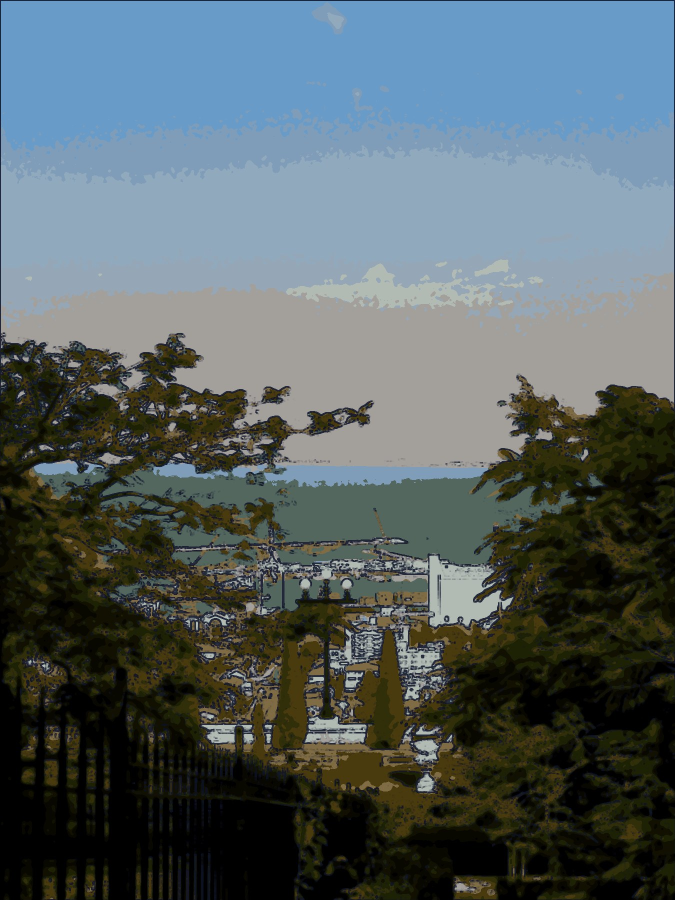
#> input picture video-production/power-of-the-vote/assets/img/haifa_view_illus.jpg, 1350 x 1800 px, given as the content of the folder ../../assets/img/haifa_view_illus.jpg, which was not available (shown at 1/2 size)
$ python prep_photos.py ../../assets/img/haifa_view_illus.jpg ../../assets/img/jerusalem_sunrise.jpg
#> lines starting #> are read from the running program, lines starting #| are printed output that depends on the picture; pictures that were not available may be replaced by others from this repository, and a replacement may not be noted
# Build web-ready photo variants: main (max 3200px), blur (bokeh), illus (stylized flat-illustration look).
import sys, os, json, glob
import numpy as np
from PIL import Image, ImageFilter, ImageOps, ImageEnhance
src, dst = sys.argv[1], sys.argv[2]
os.makedirs(dst, exist_ok=True)
out = {}
for f in sorted(glob.glob(os.path.join(src, '*.jpg'))):
    k = os.path.splitext(os.path.basename(f))[0]
    im = ImageOps.exif_transpose(Image.open(f)).convert('RGB')
#> im is the input picture: PIL image 1350x1800 RGB; mean R, G, B 85.2, 97, 99.4
    im.thumbnail((3200, 3200), Image.LANCZOS)
    im.save(os.path.join(dst, k + '.jpg'), quality=90)
    # bokeh/blur variant
    b = im.copy(); b.thumbnail((540, 540), Image.LANCZOS); b = b.filter(ImageFilter.GaussianBlur(9))
#> after `b = b.filter(ImageFilter.GaussianBlur(9))`:
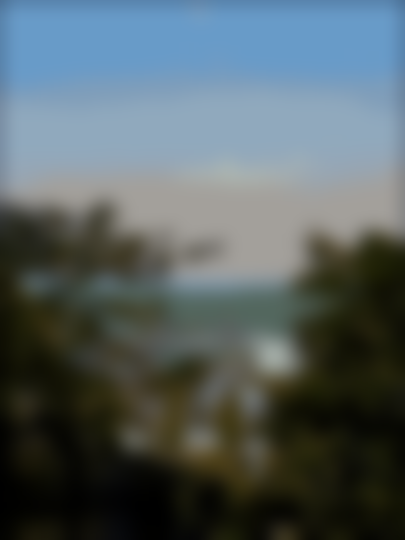
#> b: PIL image 405x540 RGB; mean R, G, B 84.7, 96.4, 98.8
    b = ImageEnhance.Color(b).enhance(1.15); b.save(os.path.join(dst, k + '_blur.jpg'), quality=88)
    # illustration variant: bilateral-ish smoothing via median, posterize, ink edges, punchier palette
    s = im.copy(); s.thumbnail((1800, 1800), Image.LANCZOS)
    sm = s.filter(ImageFilter.MedianFilter(7)).filter(ImageFilter.MedianFilter(7))
    sm = ImageEnhance.Color(sm).enhance(1.55); sm = ImageEnhance.Contrast(sm).enhance(1.15)
#> after `sm = ImageEnhance.Color(sm).enhance(1.55)`:
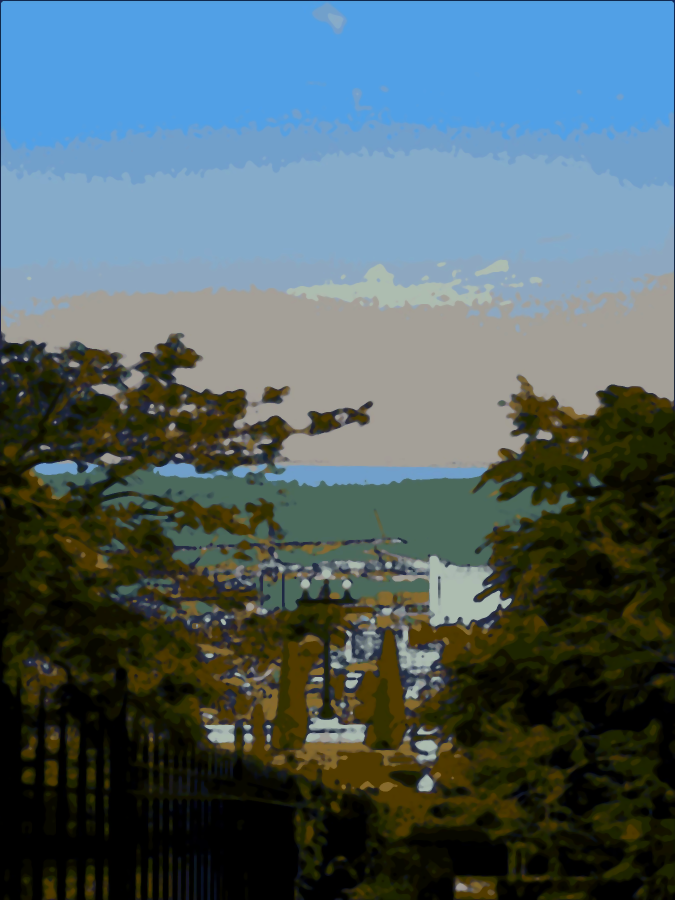
#> sm: PIL image 1350x1800 RGB (shown at 1/2 size); mean R, G, B 79.8, 98.3, 102.6
    q = sm.quantize(colors=14, method=Image.Quantize.MEDIANCUT, dither=Image.Dither.NONE).convert('RGB')
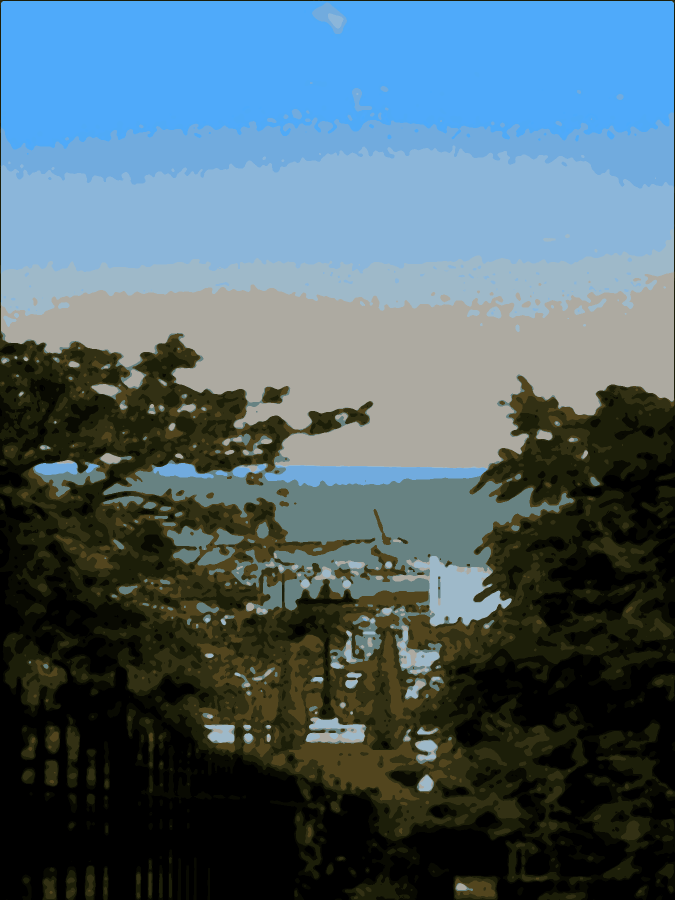
#> q: PIL image 1350x1800 RGB (shown at 1/2 size); mean R, G, B 78.7, 101, 110.8
    g = ImageOps.grayscale(s.filter(ImageFilter.MedianFilter(5)))
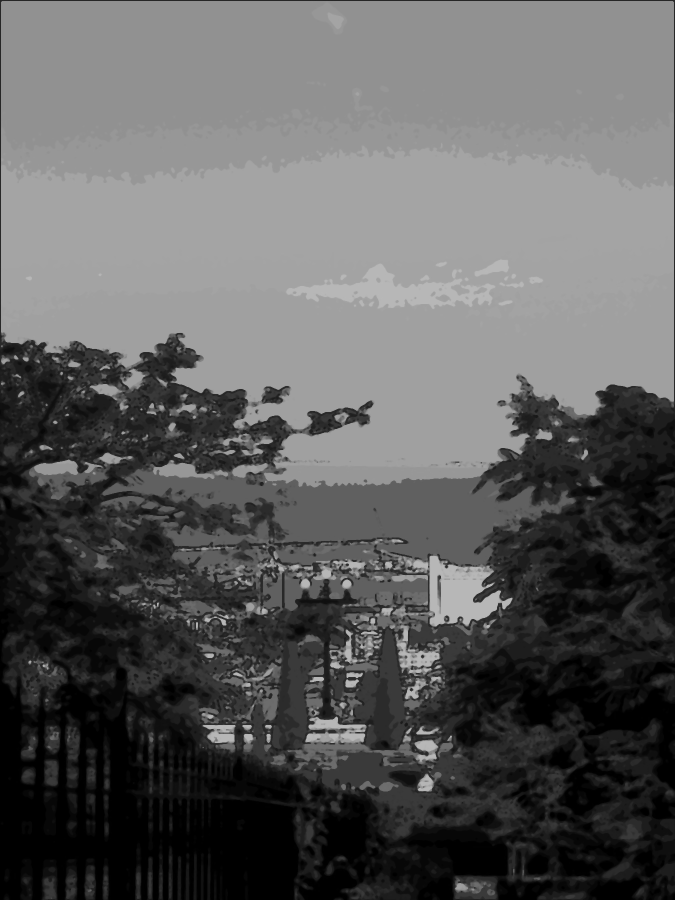
#> g: PIL image 1350x1800 L (shown at 1/2 size); min 0, max 186, mean 93.5
    e = np.asarray(g.filter(ImageFilter.FIND_EDGES), dtype=np.float32)
    e = np.clip((e - 18) * 4.0, 0, 255) / 255.0
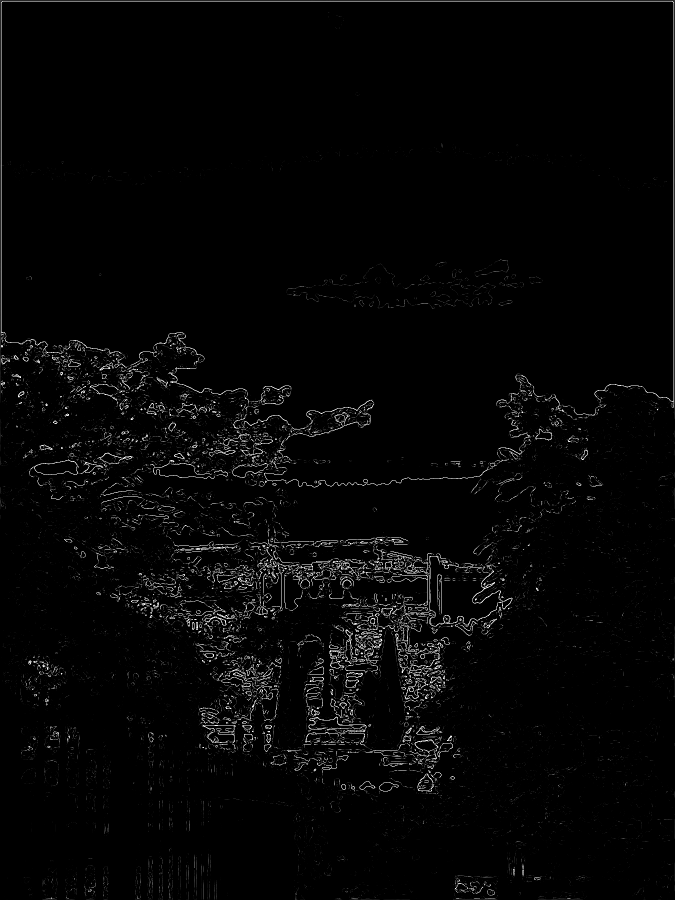
#> e: shape (1800, 1350) float32 (shown at 1/2 size); min 0, max 1, mean 0.0216
    e = np.asarray(Image.fromarray((e * 255).astype(np.uint8)).filter(ImageFilter.MaxFilter(3)), dtype=np.float32) / 255.0
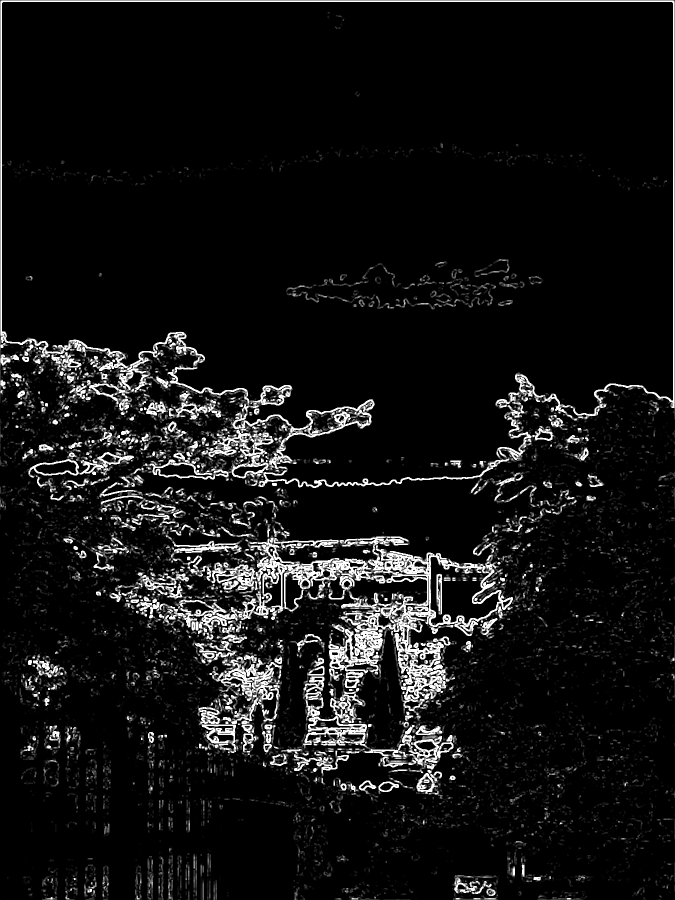
#> e: shape (1800, 1350) float32 (shown at 1/2 size); min 0, max 1, mean 0.0768
    a = np.asarray(q, dtype=np.float32)
    ink = np.array([12, 18, 40], dtype=np.float32)
    a = a * (1 - e[..., None] * 0.85) + ink * (e[..., None] * 0.85)
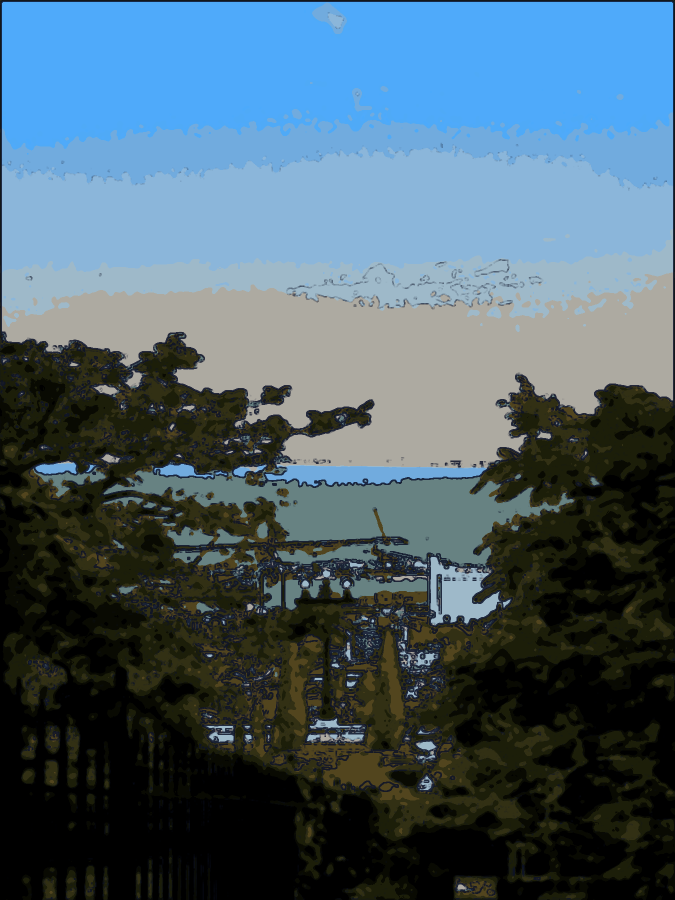
#> a: shape (1800, 1350, 3) float32 (shown at 1/2 size); mean R, G, B 75, 97.8, 109.2
    Image.fromarray(np.clip(a, 0, 255).astype(np.uint8)).save(os.path.join(dst, k + '_illus.jpg'), quality=88)
    out[k] = im.size
    print(k, im.size)
#| haifa_view_illus (1350, 1800)
json.dump(out, open(os.path.join(dst, 'sizes.json'), 'w'))

$ run again, on video-production/power-of-the-vote/assets/img/jerusalem_sunrise_illus.jpg
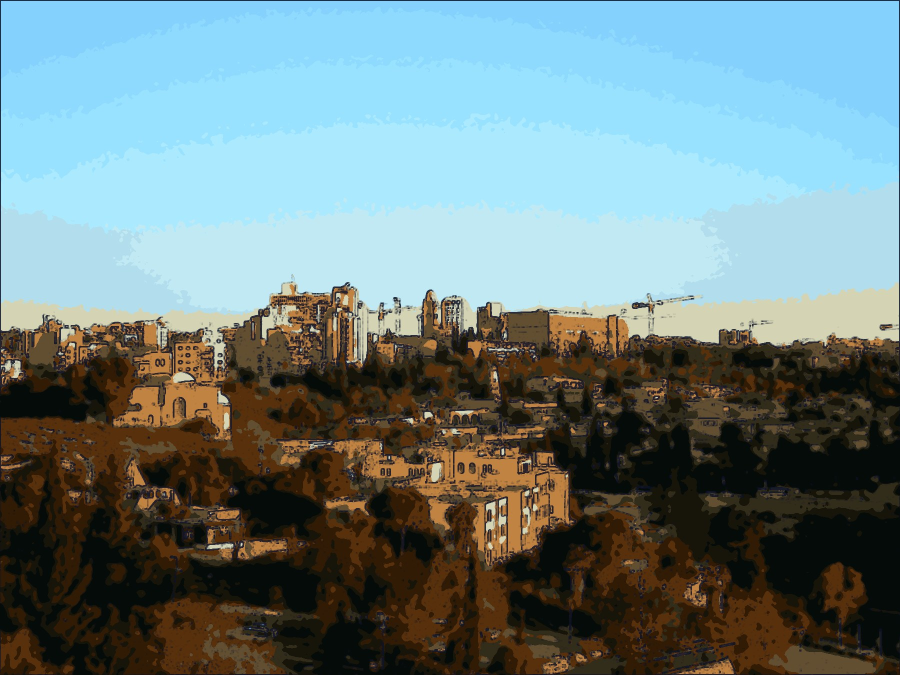
#> input picture video-production/power-of-the-vote/assets/img/jerusalem_sunrise_illus.jpg, 1800 x 1350 px, given as the content of the folder ../../assets/img/jerusalem_sunrise_illus.jpg, which was not available (shown at 1/2 size)
#> im is the input picture: PIL image 1800x1350 RGB; mean R, G, B 109, 128.9, 129.7
#> `e = np.asarray(Image.fromarray((e * 255).astype(np.uint8)).filter(Imag..`:
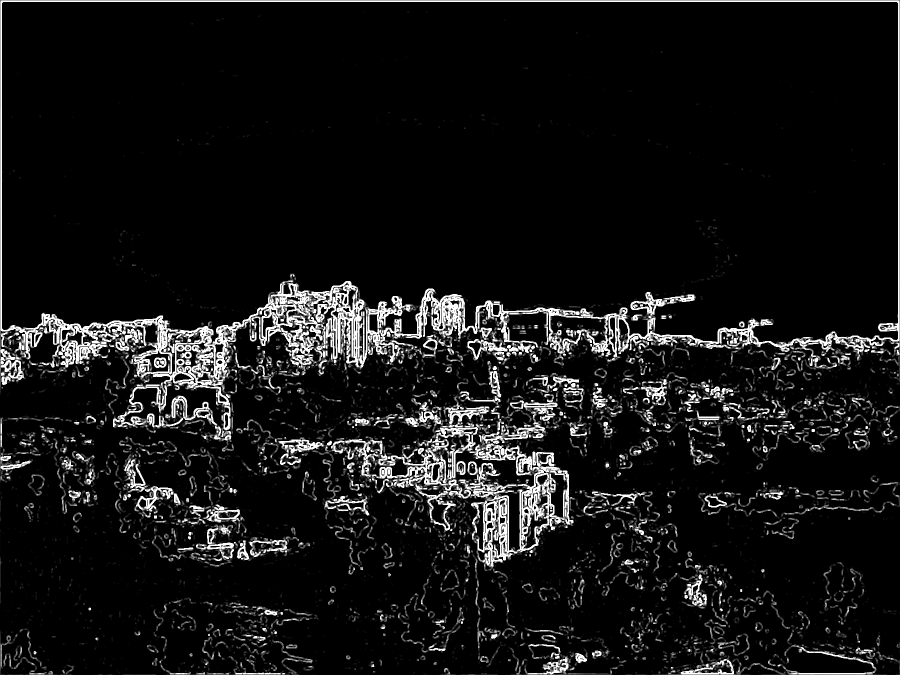
#> e: shape (1350, 1800) float32 (shown at 1/2 size); min 0, max 1, mean 0.0817
#> `a = a * (1 - e[..., None] * 0.85) + ink * (e[..., None] * 0.85)`:
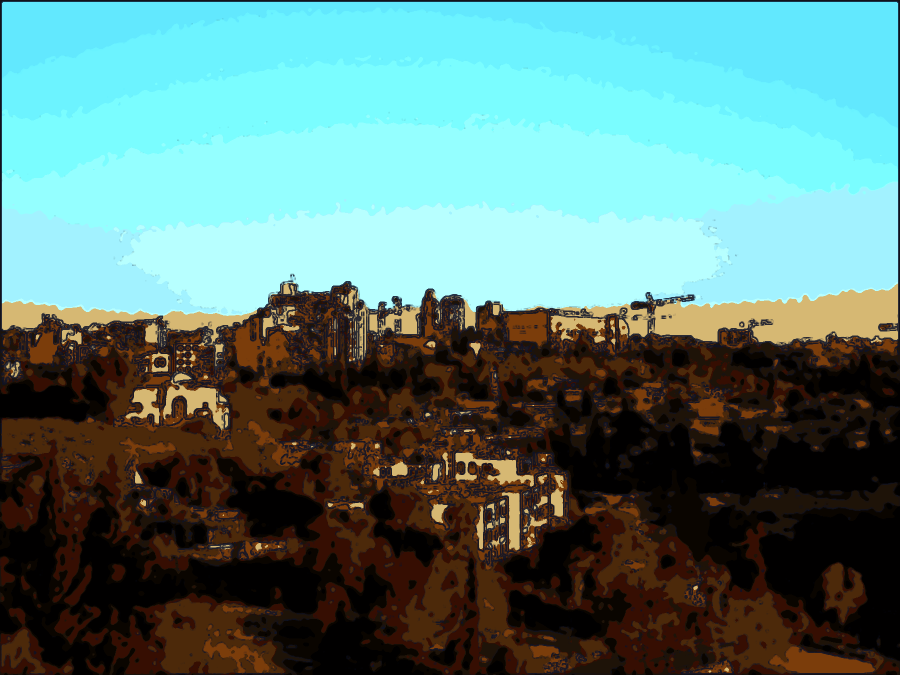
#> a: shape (1350, 1800, 3) float32 (shown at 1/2 size); mean R, G, B 89, 127, 121.7
#| jerusalem_sunrise_illus (1800, 1350)
